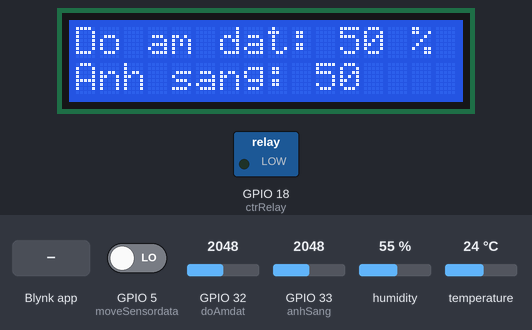
Simulated run of this sketch. Board: ESP32. Parts: 16×2 character LCD, switched loads named in the sketch (green lamp = pin HIGH). The inputs (shaded band) are chosen by the test bench; at power-on: temperature 24 °C, GPIO 32 (doAmdat) = 2048, GPIO 33 (anhSang) = 2048, humidity 55 %, GPIO 5 (moveSensordata) LOW. WiFi joins after 1.5 s; servers stay silent unless stated; the local clock reads 2024-03-15 10:24:30 at power-on unless the sketch sets it; what the sketch prints to the serial monitor is not drawn.

Above: at 8.1 s.
8.2 s: Blynk app writes 1 to V1
At 18.2 s:
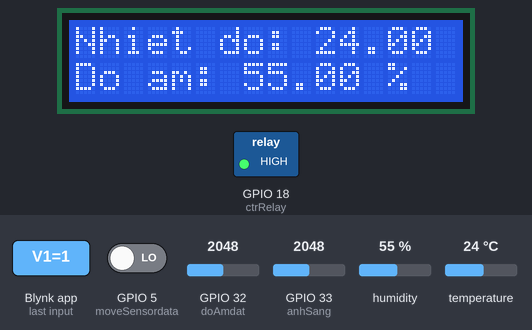
18.5 s: temperature set to 33 °C
At 23.7 s:
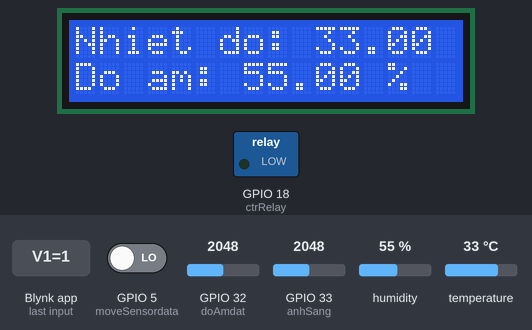
27.7 s: GPIO 32 (doAmdat) set to 2149
At 33.4 s:
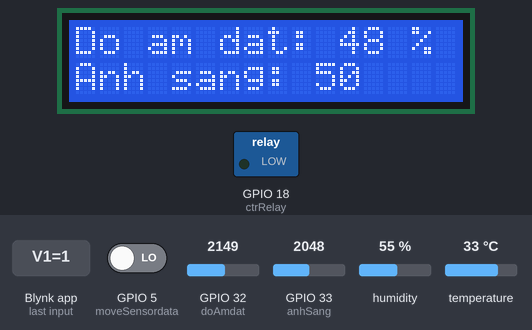
36.8 s: GPIO 33 (anhSang) set to 2866
At 38.8 s:
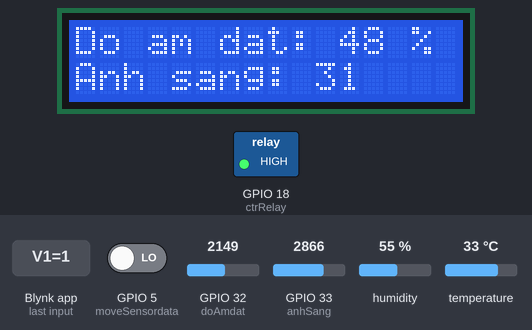
42.9 s: humidity set to 22 %
At 48.9 s:
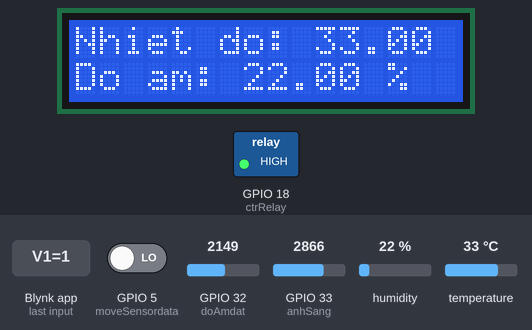
Timing chart, 0 to 50.4 s (numbered marks = the images above; inputs shaded):
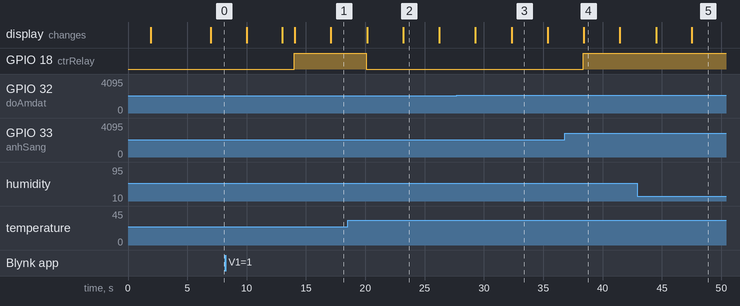

The sketch:

codeESP.ino
```cpp
#define BLYNK_TEMPLATE_ID "TMPL61f2DzXKa"
#define BLYNK_TEMPLATE_NAME "tuoinuoc"
#define BLYNK_AUTH_TOKEN "v8IK0hEw7DkV-wMcAdNSIODGXAy6KNn8"
#define DHTPIN 2
#define DHTTYPE DHT11

#include <Wire.h>
#include <LiquidCrystal_I2C.h>
#include <BlynkSimpleEsp32.h>
#include <DHT.h>
#include <TimeLib.h>
#include <WidgetRTC.h>

const int ctrRelay = 18;
const int moveSensordata = 5;
const int ctrMaiche = 19;
int relayState = LOW;
int maiChestate = LOW;
const int LCD_ADDR = 0x27;
const int LCD_COLUMNS = 16;
const int LCD_ROWS = 2;
const int doAmdat = 32;
const int anhSang = 33;

int kiemTradoam = analogRead(doAmdat);
int percent = map(kiemTradoam, 0, 4095, 0, 100);
int trueper = 100 - percent;
int doAnhsang = analogRead(anhSang);
int percent1 = map(doAnhsang,0, 4095, 0, 100);
int rvprt = 100 - percent1;

WidgetRTC rtc;
DHT dht(DHTPIN, DHTTYPE);
float doAm = dht.readHumidity();
float nhietDo = dht.readTemperature();
LiquidCrystal_I2C lcd(LCD_ADDR, LCD_COLUMNS, LCD_ROWS);
char auth[] = "v8IK0hEw7DkV-wMcAdNSIODGXAy6KNn8";

void kiemSoatmaiche(){
  int currentHour = hour();
  if (currentHour==5 && maiChestate == HIGH){       // Buổi sáng mở mái che cho cây đón nắng
    maiChestate = LOW;
    digitalWrite(ctrMaiche,maiChestate);
  };
  if (currentHour==18 && maiChestate == LOW){        // Buổi tối sẽ che cho cây
    maiChestate = HIGH;
    digitalWrite(ctrMaiche,maiChestate);
  };
  if (currentHour>7 && currentHour<18 && nhietDo<28 && rvprt <20){ // Khi nhiệt độ ngoài trời thấp và thiếu ánh sáng thì sẽ kéo mái che ra
    maiChestate = LOW;
    digitalWrite(ctrMaiche,maiChestate);
  };
  if (nhietDo>32){                                  // Nhiệt độ cao sẽ che cho cây đỡ nóng
    maiChestate = HIGH;
    digitalWrite(ctrMaiche,maiChestate);
  };
  if (trueper <50){                                // Kiểm tra độ ẩm đất, nếu thấp sẽ tưới nước
    relayState = HIGH;
    digitalWrite(ctrRelay,relayState);
  }
  else {
    relayState = LOW;
    digitalWrite(ctrRelay,relayState);
  }
  Serial.println("Tinh trang mai che: ");
  Serial.print(maiChestate);
  if(maiChestate==HIGH){
    Blynk.virtualWrite(V6,"Đang che");
  }
  else Blynk.virtualWrite(V6,"Đang không che");
}

void camBiencd(){
  int currentHour = hour();
  static int kiemtra = 0;
  static int soLuong = 0;
  int motionCatch = digitalRead(moveSensordata);        // Cảm biến phát hiện chuyển động
  if(motionCatch == 1 && kiemtra == 0){                 // Gửi tổng số lần phát hiện chuyển động lên cloud
    kiemtra = 1;
    soLuong = soLuong + 1;
    Serial.print("Phát Hiện chuyển động");
  }
  if (motionCatch == 0 && kiemtra == 1){
    kiemtra=0;
  }
  if (currentHour == 1){                                // 1 giờ sáng hằng ngày sẽ reset tổng số lần phát hiện
    soLuong = 0;
  }
  Blynk.virtualWrite(V0,soLuong);
}

void setup() {
  Serial.begin(9600);
  Blynk.begin(auth, "Iphone", "12345678");
  Wire.begin();
  pinMode(ctrRelay,OUTPUT);
  digitalWrite(ctrRelay,relayState);
  rtc.begin();
  lcd.begin(LCD_COLUMNS, LCD_ROWS);
  lcd.setCursor(0, 0);
  lcd.print("Hello, ESP32!");
  Serial.print("Dang bat");
  delay(5000);
}

void loop() {
  Blynk.run();
  kiemTradoam = analogRead(doAmdat);
  percent = map(kiemTradoam, 0, 4095, 0, 100);
  trueper = 100 - percent;
  doAnhsang = analogRead(anhSang);
  percent1 = map(doAnhsang,0, 4095, 0, 100);
  rvprt = 100 - percent1;
  lcd.clear();
  doAm = dht.readHumidity();
  nhietDo = dht.readTemperature();
  camBiencd();
  if (!isnan(percent)){   // Hiển thị độ ẩm đất theo % từ 0-100%
    Blynk.virtualWrite(V4, trueper);
    lcd.setCursor(0,0);
    lcd.print("Do am dat: ");
    lcd.print(trueper);
    lcd.print(" %");
  }
  else{
    lcd.setCursor(0,0);
    lcd.print("Do am dat loi!  ");
  }
  if (!isnan(doAnhsang)){           // Hiển thị cường độ ánh sáng theo thang đo 0-100%
    Blynk.virtualWrite(V5, rvprt);
    lcd.setCursor(0,1);
    lcd.print("Anh sang: ");
    lcd.print(rvprt);
  }
  else{
    lcd.setCursor(0,1);
    lcd.print("Anh sang loi!   ");
  }

  delay(3000);
  camBiencd();
  lcd.clear();
  if (!isnan(doAm) && !isnan(nhietDo)) {   // Hiện thị nhiệt độ, độ ẩm theo DHT11
    Blynk.virtualWrite(V2, nhietDo);
    Blynk.virtualWrite(V3, doAm);
    lcd.setCursor(0, 0);
    lcd.print("Nhiet do: ");
    lcd.print(nhietDo);
    lcd.print(" C");

    lcd.setCursor(0, 1);
    lcd.print("Do am: ");
    lcd.print(doAm);
    lcd.print(" %");
  }
  else {
    lcd.setCursor(0,0);
    lcd.print("DHT11 not found");
  }

  delay(3000);
  kiemSoatmaiche();
}

BLYNK_WRITE(V1) {
  int Button = param.asInt();
  if(Button==HIGH){
  relayState = HIGH;
  lcd.clear();
  lcd.setCursor(0, 0);
  lcd.print("Dang bat relay");
  delay(1000);
  lcd.clear();
  }
  else {
    relayState = LOW;
  }
  digitalWrite(ctrRelay,relayState);
}
BLYNK_READ(V0) {
  int motionCatch = digitalRead(moveSensordata);
  Serial.print("Dang quet");
  Blynk.virtualWrite(V0,motionCatch);
}
BLYNK_CONNECTED(){
  rtc.begin();
  Serial.print( " Dang dong bo thoi gian ");
}
```

Measured:
- the behaviour switches between 2088 and 2089 on GPIO 32 (doAmdat) (found by bisection; images 2 and 3)
- after the input at 8.2 s, GPIO 18 (ctrRelay): LOW → HIGH after 5.8 s; the display: first differs from a run without the input after 4.8 s (image 1 shows a later state)
- after the input at 18.5 s, the display: first differs from a run without the input after 4.7 s (image 2)
- after the input at 27.7 s, the display: first differs from a run without the input after 4.6 s (image 3)
- after the input at 36.8 s, the display: changes after 1.6 s (image 4)
- after the input at 42.9 s, the display: first differs from a run without the input after 4.6 s (image 5)
- what the display in image 2 shows lasts 3.0 s, from 23.2 s to 26.2 s
